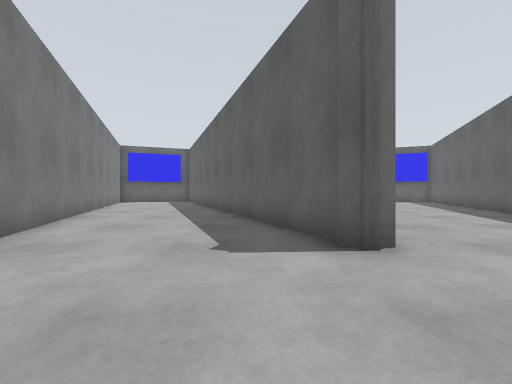
[1] (above)

16 first-person views from a walk through a robot-simulator world made for Gazebo. The camera is 0.72 m above the floor, looks level and sees 90° across. The floor is counted in squares, 1 m on a side. Each view is taken from the middle of a square. On the plan, view 1 faces up. The plan holds only what a view shows up to about 9 squares ahead; the rest is blank. The place goes on beyond the plan. Simple shapes stand in for some stock models.

[2]
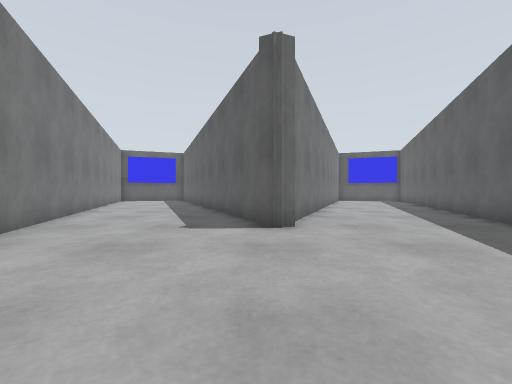

[3]
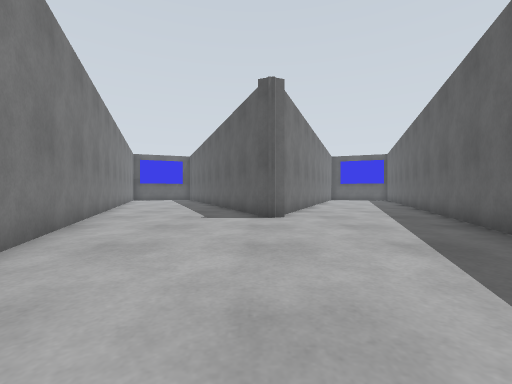

[4]
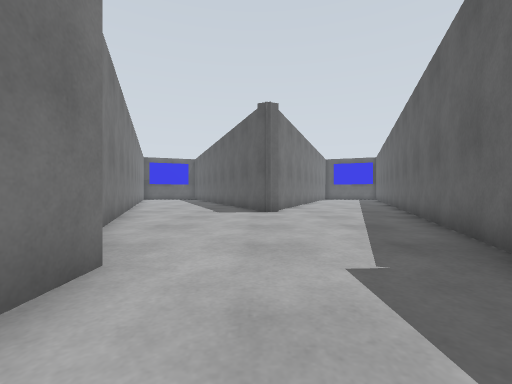

[5]
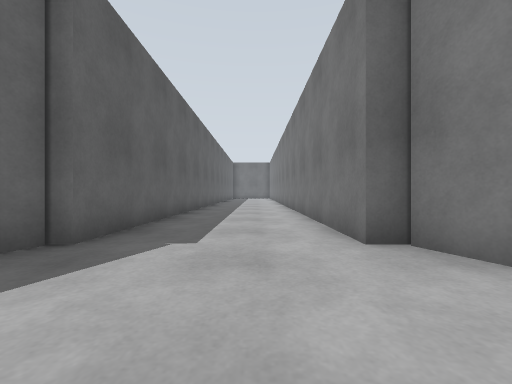

[6]
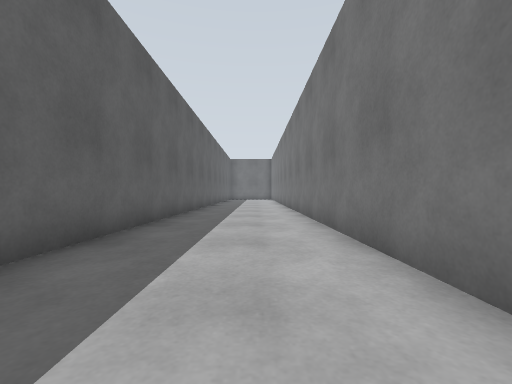

[7]
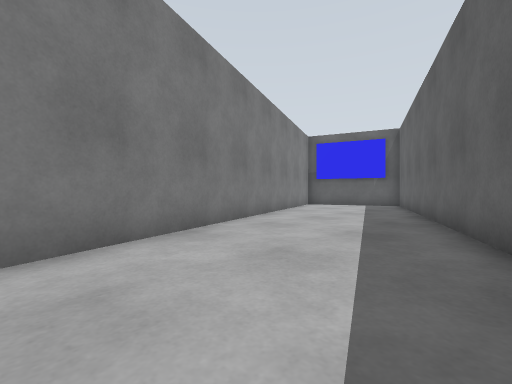

[8]
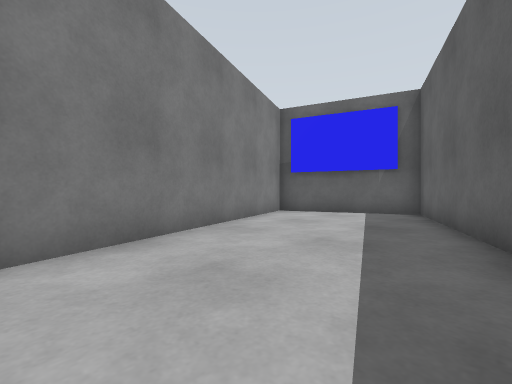

[9]
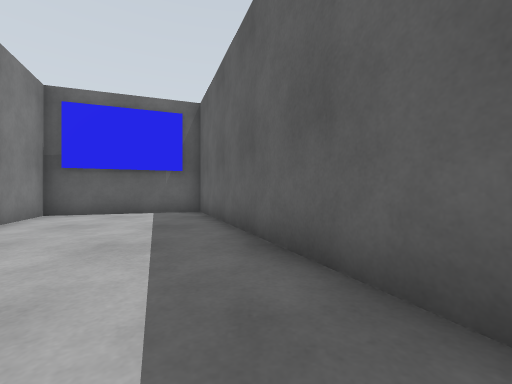

[10]
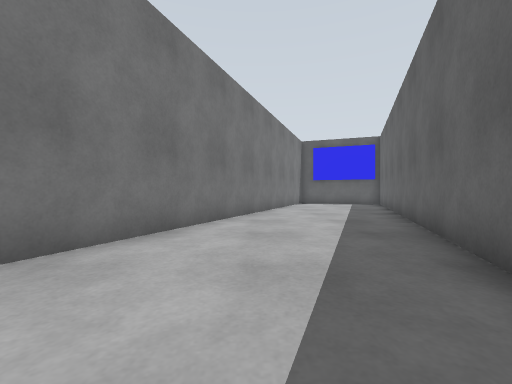

[11]
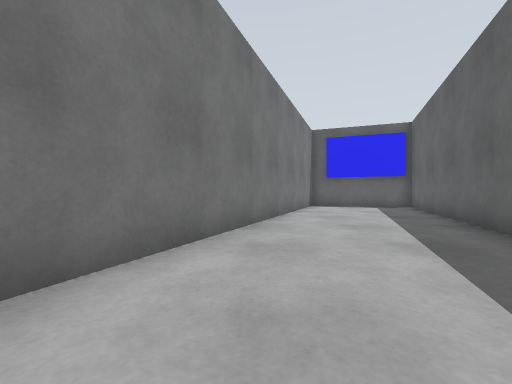

[12]
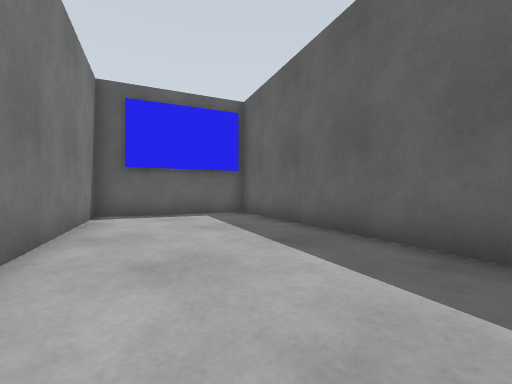

[13]
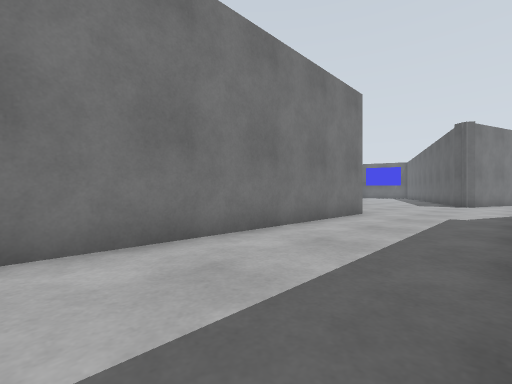

[14]
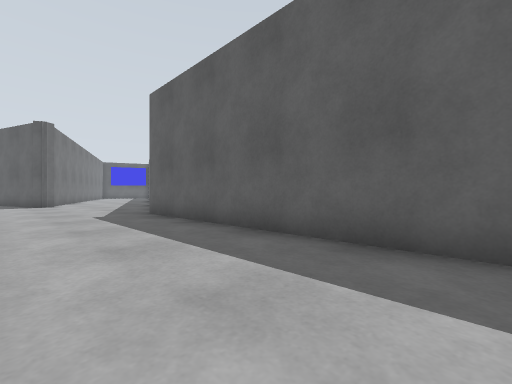

[15]
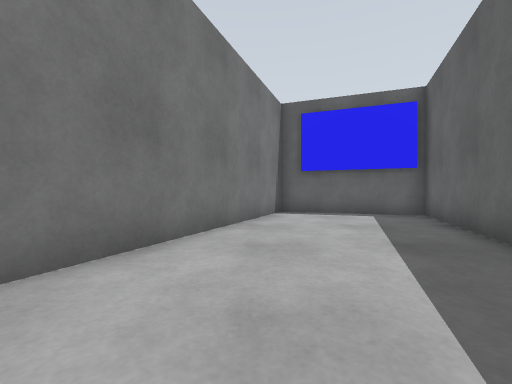

[16]
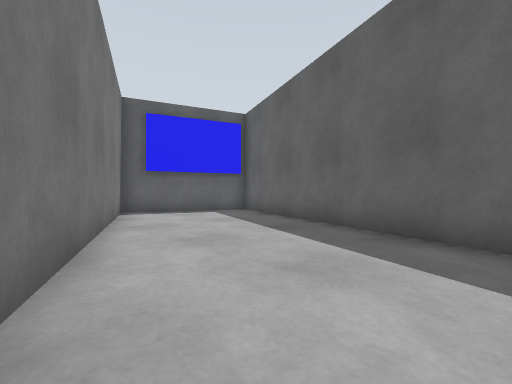

### Floor plan
Points are (right, up) in squares from view 1. A wall is a line through its corners. A room is listed if a view was taken in it or the views show most of it. See-through windows are left out.
Room 1 (views 1, 2, 3, 4, 5, 6, 7, 8, 9, 10, 11, 12, 13, 14, 15, 16)
walls: (1.2, 3.6) (-5, 19.3) (-9.4, 17.7) (-2, -1); (1.8, 3.3) (1.4, 3.2) (1, 3.3); (-1.5, -2.4) (-1, -3.5) (-0.5, -3.5) (-0.5, -12); (3.5, -12) (3.5, -3.5) (3.8, -3.5) (12.2, 17.8) (7.9, 19.4) (1.9, 4.2)
objects: blue box (-8, 18); blue box (11, 18)

Where each view was taken, in squares from view 1:
view 1: 0 up, 0 right, facing up
view 2: 2 down, 1 right, facing up
view 3: 4 down, 1 right, facing up
view 4: 6 down, 1 right, facing up
view 5: 0 up, 1 right, facing down
view 6: 3 down, 1 right, facing down
view 7: 5 up, 1 left, facing up-left
view 8: 10 up, 3 left, facing up-left
view 9: 10 up, 3 left, facing up
view 10: 3 up, 5 right, facing up
view 11: 6 up, 5 right, facing up
view 12: 11 up, 6 right, facing up-right
view 13: 12 down, 3 right, facing up-left
view 14: 12 down, 0 right, facing up-right
view 15: 10 up, 7 right, facing up
view 16: 10 up, 5 right, facing up-right
